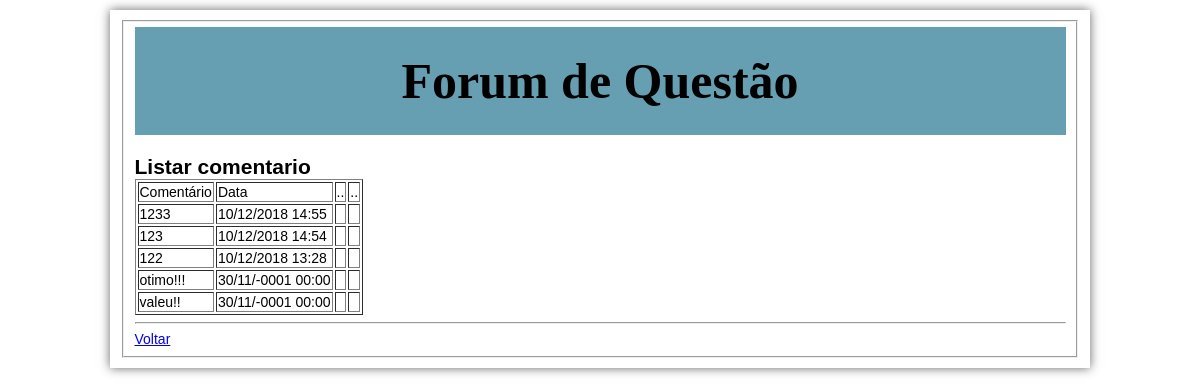
Page /PROJETO_FORUM/comentario_listar.php?idquestao=9 on the committed database.
### tables this page shows
CREATE TABLE `tb_comentario` (
  `id` int(11) NOT NULL,
  `comentario` text NOT NULL,
  `Usuario` int(1) NOT NULL,
  `Data` datetime NOT NULL DEFAULT '0000-00-00 00:00:00' ON UPDATE CURRENT_TIMESTAMP,
  `Hora` time NOT NULL,
  `id_questao` int(11) NOT NULL
);

### PROJETO_FORUM/comentario_listar.php (the view, shortened to what this page needs)
<?php
$id_questao = $_GET["idquestao"];
$conexao = mysqli_connect("localhost", "root","","forum");
$sql = "SELECT * FROM tb_comentario WHERE id_questao='$id_questao' ORDER BY Data DESC";
$resultado = mysqli_query($conexao, $sql);
?>
<!DOCTYPE html>
<html>
<head>
</head>
<body>
<FIELDSET>
<main>
        <header>
         <h1>Forum de Questão</h1>
         </header>
<article>
<h1>Listar comentario</h1>
<table border="1">
	<tr>
		<td>Comentário</td>
		<td>Data</td>
		<td>..</td>
		<td>..</td>
	</tr>
	<?php while($linha = mysqli_fetch_assoc($resultado)): ?>
	<tr>
		<td><?=$linha["comentario"];?></td>
		<td><?=date_format(date_create($linha["Data"]),"d/m/Y H:i")?></td>
		<td>
		</td>
		<td>
		</td>
	</tr>
	<?php endwhile; ?>
</table>
<hr>
<a href="questao_listar.php">Voltar</a>
</FIELDSET>
</body>
</html>

### PROJETO_FORUM/comentario_listar.php (style rules this page uses)
html, body, h1 { margin:0; padding:0; }
article, header { display:block; }
body { width:960px; font-family:Arial, Helvetica, sans-serif; font-size:14px; box-shadow: 0 0 10px #666; margin:10px auto; padding:10px; }
header { padding:25px; background-color:rgb(101,159,177); text-align:center; margin-bottom:20px; font-family: 'Lobster', cursive; font-size: 25px; }

### rows in the picture
tb_comentario: comentario "1233", Data "10/12/2018 14:55"
tb_comentario: comentario "123", Data "10/12/2018 14:54"
tb_comentario: comentario "122", Data "10/12/2018 13:28"
tb_comentario: comentario "otimo!!!", Data "30/11/-0001 00:00"
tb_comentario: comentario "valeu!!", Data "30/11/-0001 00:00"
